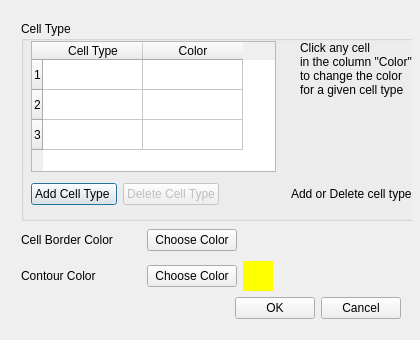
<ui version="4.0" >
 <class>CellTypeColorDialog</class>
 <widget class="QDialog" name="CellTypeColorDialog" >
  <property name="enabled" >
   <bool>true</bool>
  </property>
  <property name="geometry" >
   <rect>
    <x>0</x>
    <y>0</y>
    <width>420</width>
    <height>340</height>
   </rect>
  </property>
  <property name="sizePolicy" >
   <sizepolicy vsizetype="Fixed" hsizetype="Fixed" >
    <horstretch>0</horstretch>
    <verstretch>0</verstretch>
   </sizepolicy>
  </property>
  <property name="minimumSize" >
   <size>
    <width>420</width>
    <height>340</height>
   </size>
  </property>
  <property name="maximumSize" >
   <size>
    <width>420</width>
    <height>340</height>
   </size>
  </property>
  <property name="windowTitle" >
   <string>Current color assignments</string>
  </property>
  <widget class="QWidget" name="verticalLayout" >
   <property name="geometry" >
    <rect>
     <x>10</x>
     <y>10</y>
     <width>402</width>
     <height>320</height>
    </rect>
   </property>
   <layout class="QVBoxLayout" >
    <item>
     <widget class="QGroupBox" name="groupBox" >
      <property name="sizePolicy" >
       <sizepolicy vsizetype="Expanding" hsizetype="Preferred" >
        <horstretch>0</horstretch>
        <verstretch>0</verstretch>
       </sizepolicy>
      </property>
      <property name="minimumSize" >
       <size>
        <width>400</width>
        <height>200</height>
       </size>
      </property>
      <property name="baseSize" >
       <size>
        <width>470</width>
        <height>200</height>
       </size>
      </property>
      <property name="title" >
       <string>Cell Type</string>
      </property>
      <widget class="QWidget" name="layoutWidget_2" >
       <property name="geometry" >
        <rect>
         <x>10</x>
         <y>20</y>
         <width>381</width>
         <height>131</height>
        </rect>
       </property>
       <layout class="QHBoxLayout" >
        <property name="spacing" >
         <number>6</number>
        </property>
        <property name="leftMargin" >
         <number>0</number>
        </property>
        <property name="topMargin" >
         <number>0</number>
        </property>
        <property name="rightMargin" >
         <number>0</number>
        </property>
        <property name="bottomMargin" >
         <number>0</number>
        </property>
        <item>
         <widget class="QTableWidget" name="typeColorTable" >
          <property name="minimumSize" >
           <size>
            <width>245</width>
            <height>0</height>
           </size>
          </property>
          <property name="rowCount" >
           <number>3</number>
          </property>
          <property name="columnCount" >
           <number>2</number>
          </property>
          <row/>
          <row/>
          <row/>
          <column>
           <property name="text" >
            <string>Cell Type</string>
           </property>
          </column>
          <column>
           <property name="text" >
            <string>Color</string>
           </property>
          </column>
         </widget>
        </item>
        <item>
         <spacer>
          <property name="orientation" >
           <enum>Qt::Horizontal</enum>
          </property>
          <property name="sizeHint" >
           <size>
            <width>40</width>
            <height>20</height>
           </size>
          </property>
         </spacer>
        </item>
        <item>
         <widget class="QLabel" name="textLabel1" >
          <property name="text" >
           <string>Click any cell 
in the column "Color" 
to change the color
for a given cell type</string>
          </property>
          <property name="alignment" >
           <set>Qt::AlignLeading|Qt::AlignLeft|Qt::AlignTop</set>
          </property>
         </widget>
        </item>
       </layout>
      </widget>
      <widget class="QWidget" name="layoutWidget_3" >
       <property name="geometry" >
        <rect>
         <x>10</x>
         <y>150</y>
         <width>381</width>
         <height>41</height>
        </rect>
       </property>
       <layout class="QVBoxLayout" >
        <property name="spacing" >
         <number>6</number>
        </property>
        <property name="leftMargin" >
         <number>0</number>
        </property>
        <property name="topMargin" >
         <number>0</number>
        </property>
        <property name="rightMargin" >
         <number>0</number>
        </property>
        <property name="bottomMargin" >
         <number>0</number>
        </property>
        <item>
         <layout class="QHBoxLayout" >
          <property name="spacing" >
           <number>6</number>
          </property>
          <property name="leftMargin" >
           <number>0</number>
          </property>
          <property name="topMargin" >
           <number>5</number>
          </property>
          <property name="rightMargin" >
           <number>0</number>
          </property>
          <property name="bottomMargin" >
           <number>0</number>
          </property>
          <item>
           <widget class="QPushButton" name="newCellTypeButton" >
            <property name="text" >
             <string>Add Cell Type </string>
            </property>
           </widget>
          </item>
          <item>
           <widget class="QPushButton" name="deleteCellTypeButton" >
            <property name="enabled" >
             <bool>false</bool>
            </property>
            <property name="text" >
             <string>Delete Cell Type</string>
            </property>
           </widget>
          </item>
          <item>
           <spacer>
            <property name="orientation" >
             <enum>Qt::Horizontal</enum>
            </property>
            <property name="sizeHint" >
             <size>
              <width>40</width>
              <height>20</height>
             </size>
            </property>
           </spacer>
          </item>
          <item>
           <widget class="QLabel" name="textLabel1_3" >
            <property name="text" >
             <string>Add or Delete cell type</string>
            </property>
           </widget>
          </item>
         </layout>
        </item>
       </layout>
      </widget>
     </widget>
    </item>
    <item>
     <layout class="QHBoxLayout" >
      <item>
       <layout class="QGridLayout" >
        <property name="rightMargin" >
         <number>7</number>
        </property>
        <item row="0" column="0" >
         <widget class="QLabel" name="textLabel1_2" >
          <property name="minimumSize" >
           <size>
            <width>120</width>
            <height>30</height>
           </size>
          </property>
          <property name="maximumSize" >
           <size>
            <width>120</width>
            <height>16777215</height>
           </size>
          </property>
          <property name="text" >
           <string>Cell Border Color</string>
          </property>
         </widget>
        </item>
        <item row="1" column="0" >
         <widget class="QLabel" name="textLabel1_2_2" >
          <property name="text" >
           <string>Contour Color</string>
          </property>
         </widget>
        </item>
        <item row="0" column="1" >
         <widget class="QPushButton" name="borderColorButton" >
          <property name="minimumSize" >
           <size>
            <width>90</width>
            <height>0</height>
           </size>
          </property>
          <property name="maximumSize" >
           <size>
            <width>90</width>
            <height>16777215</height>
           </size>
          </property>
          <property name="text" >
           <string>Choose Color</string>
          </property>
         </widget>
        </item>
        <item row="1" column="1" >
         <widget class="QPushButton" name="contourColorButton" >
          <property name="minimumSize" >
           <size>
            <width>90</width>
            <height>0</height>
           </size>
          </property>
          <property name="text" >
           <string>Choose Color</string>
          </property>
         </widget>
        </item>
        <item row="0" column="2" >
         <widget class="QLabel" name="borderColorLabel" >
          <property name="sizePolicy" >
           <sizepolicy vsizetype="Fixed" hsizetype="Fixed" >
            <horstretch>0</horstretch>
            <verstretch>0</verstretch>
           </sizepolicy>
          </property>
          <property name="minimumSize" >
           <size>
            <width>30</width>
            <height>30</height>
           </size>
          </property>
          <property name="maximumSize" >
           <size>
            <width>30</width>
            <height>30</height>
           </size>
          </property>
          <property name="baseSize" >
           <size>
            <width>30</width>
            <height>30</height>
           </size>
          </property>
          <property name="autoFillBackground" >
           <bool>true</bool>
          </property>
          <property name="text" >
           <string/>
          </property>
         </widget>
        </item>
        <item row="1" column="2" >
         <widget class="QLabel" name="contourColorLabel" >
          <property name="sizePolicy" >
           <sizepolicy vsizetype="Fixed" hsizetype="Fixed" >
            <horstretch>0</horstretch>
            <verstretch>0</verstretch>
           </sizepolicy>
          </property>
          <property name="minimumSize" >
           <size>
            <width>30</width>
            <height>30</height>
           </size>
          </property>
          <property name="baseSize" >
           <size>
            <width>30</width>
            <height>30</height>
           </size>
          </property>
          <property name="palette" >
           <palette>
            <active>
             <colorrole role="WindowText" >
              <brush brushstyle="SolidPattern" >
               <color alpha="255" >
                <red>0</red>
                <green>0</green>
                <blue>0</blue>
               </color>
              </brush>
             </colorrole>
             <colorrole role="Button" >
              <brush brushstyle="SolidPattern" >
               <color alpha="255" >
                <red>255</red>
                <green>255</green>
                <blue>0</blue>
               </color>
              </brush>
             </colorrole>
             <colorrole role="Light" >
              <brush brushstyle="SolidPattern" >
               <color alpha="255" >
                <red>255</red>
                <green>255</green>
                <blue>127</blue>
               </color>
              </brush>
             </colorrole>
             <colorrole role="Midlight" >
              <brush brushstyle="SolidPattern" >
               <color alpha="255" >
                <red>255</red>
                <green>255</green>
                <blue>63</blue>
               </color>
              </brush>
             </colorrole>
             <colorrole role="Dark" >
              <brush brushstyle="SolidPattern" >
               <color alpha="255" >
                <red>127</red>
                <green>127</green>
                <blue>0</blue>
               </color>
              </brush>
             </colorrole>
             <colorrole role="Mid" >
              <brush brushstyle="SolidPattern" >
               <color alpha="255" >
                <red>170</red>
                <green>170</green>
                <blue>0</blue>
               </color>
              </brush>
             </colorrole>
             <colorrole role="Text" >
              <brush brushstyle="SolidPattern" >
               <color alpha="255" >
                <red>0</red>
                <green>0</green>
                <blue>0</blue>
               </color>
              </brush>
             </colorrole>
             <colorrole role="BrightText" >
              <brush brushstyle="SolidPattern" >
               <color alpha="255" >
                <red>255</red>
                <green>255</green>
                <blue>255</blue>
               </color>
              </brush>
             </colorrole>
             <colorrole role="ButtonText" >
              <brush brushstyle="SolidPattern" >
               <color alpha="255" >
                <red>0</red>
                <green>0</green>
                <blue>0</blue>
               </color>
              </brush>
             </colorrole>
             <colorrole role="Base" >
              <brush brushstyle="SolidPattern" >
               <color alpha="255" >
                <red>255</red>
                <green>255</green>
                <blue>255</blue>
               </color>
              </brush>
             </colorrole>
             <colorrole role="Window" >
              <brush brushstyle="SolidPattern" >
               <color alpha="255" >
                <red>255</red>
                <green>255</green>
                <blue>0</blue>
               </color>
              </brush>
             </colorrole>
             <colorrole role="Shadow" >
              <brush brushstyle="SolidPattern" >
               <color alpha="255" >
                <red>0</red>
                <green>0</green>
                <blue>0</blue>
               </color>
              </brush>
             </colorrole>
             <colorrole role="Highlight" >
              <brush brushstyle="SolidPattern" >
               <color alpha="255" >
                <red>103</red>
                <green>141</green>
                <blue>178</blue>
               </color>
              </brush>
             </colorrole>
             <colorrole role="HighlightedText" >
              <brush brushstyle="SolidPattern" >
               <color alpha="255" >
                <red>255</red>
                <green>255</green>
                <blue>255</blue>
               </color>
              </brush>
             </colorrole>
             <colorrole role="Link" >
              <brush brushstyle="SolidPattern" >
               <color alpha="255" >
                <red>0</red>
                <green>0</green>
                <blue>238</blue>
               </color>
              </brush>
             </colorrole>
             <colorrole role="LinkVisited" >
              <brush brushstyle="SolidPattern" >
               <color alpha="255" >
                <red>82</red>
                <green>24</green>
                <blue>139</blue>
               </color>
              </brush>
             </colorrole>
             <colorrole role="AlternateBase" >
              <brush brushstyle="SolidPattern" >
               <color alpha="255" >
                <red>255</red>
                <green>255</green>
                <blue>63</blue>
               </color>
              </brush>
             </colorrole>
            </active>
            <inactive>
             <colorrole role="WindowText" >
              <brush brushstyle="SolidPattern" >
               <color alpha="255" >
                <red>0</red>
                <green>0</green>
                <blue>0</blue>
               </color>
              </brush>
             </colorrole>
             <colorrole role="Button" >
              <brush brushstyle="SolidPattern" >
               <color alpha="255" >
                <red>255</red>
                <green>255</green>
                <blue>0</blue>
               </color>
              </brush>
             </colorrole>
             <colorrole role="Light" >
              <brush brushstyle="SolidPattern" >
               <color alpha="255" >
                <red>255</red>
                <green>255</green>
                <blue>127</blue>
               </color>
              </brush>
             </colorrole>
             <colorrole role="Midlight" >
              <brush brushstyle="SolidPattern" >
               <color alpha="255" >
                <red>255</red>
                <green>255</green>
                <blue>63</blue>
               </color>
              </brush>
             </colorrole>
             <colorrole role="Dark" >
              <brush brushstyle="SolidPattern" >
               <color alpha="255" >
                <red>127</red>
                <green>127</green>
                <blue>0</blue>
               </color>
              </brush>
             </colorrole>
             <colorrole role="Mid" >
              <brush brushstyle="SolidPattern" >
               <color alpha="255" >
                <red>170</red>
                <green>170</green>
                <blue>0</blue>
               </color>
              </brush>
             </colorrole>
             <colorrole role="Text" >
              <brush brushstyle="SolidPattern" >
               <color alpha="255" >
                <red>0</red>
                <green>0</green>
                <blue>0</blue>
               </color>
              </brush>
             </colorrole>
             <colorrole role="BrightText" >
              <brush brushstyle="SolidPattern" >
               <color alpha="255" >
                <red>255</red>
                <green>255</green>
                <blue>255</blue>
               </color>
              </brush>
             </colorrole>
             <colorrole role="ButtonText" >
              <brush brushstyle="SolidPattern" >
               <color alpha="255" >
                <red>0</red>
                <green>0</green>
                <blue>0</blue>
               </color>
              </brush>
             </colorrole>
             <colorrole role="Base" >
              <brush brushstyle="SolidPattern" >
               <color alpha="255" >
                <red>255</red>
                <green>255</green>
                <blue>255</blue>
               </color>
              </brush>
             </colorrole>
             <colorrole role="Window" >
              <brush brushstyle="SolidPattern" >
               <color alpha="255" >
                <red>255</red>
                <green>255</green>
                <blue>0</blue>
               </color>
              </brush>
             </colorrole>
             <colorrole role="Shadow" >
              <brush brushstyle="SolidPattern" >
               <color alpha="255" >
                <red>0</red>
                <green>0</green>
                <blue>0</blue>
               </color>
              </brush>
             </colorrole>
             <colorrole role="Highlight" >
              <brush brushstyle="SolidPattern" >
               <color alpha="255" >
                <red>103</red>
                <green>141</green>
                <blue>178</blue>
               </color>
              </brush>
             </colorrole>
             <colorrole role="HighlightedText" >
              <brush brushstyle="SolidPattern" >
               <color alpha="255" >
                <red>255</red>
                <green>255</green>
                <blue>255</blue>
               </color>
              </brush>
             </colorrole>
             <colorrole role="Link" >
              <brush brushstyle="SolidPattern" >
               <color alpha="255" >
                <red>0</red>
                <green>0</green>
                <blue>238</blue>
               </color>
              </brush>
             </colorrole>
             <colorrole role="LinkVisited" >
              <brush brushstyle="SolidPattern" >
               <color alpha="255" >
                <red>82</red>
                <green>24</green>
                <blue>139</blue>
               </color>
              </brush>
             </colorrole>
             <colorrole role="AlternateBase" >
              <brush brushstyle="SolidPattern" >
               <color alpha="255" >
                <red>255</red>
                <green>255</green>
                <blue>63</blue>
               </color>
              </brush>
             </colorrole>
            </inactive>
            <disabled>
             <colorrole role="WindowText" >
              <brush brushstyle="SolidPattern" >
               <color alpha="255" >
                <red>127</red>
                <green>127</green>
                <blue>0</blue>
               </color>
              </brush>
             </colorrole>
             <colorrole role="Button" >
              <brush brushstyle="SolidPattern" >
               <color alpha="255" >
                <red>255</red>
                <green>255</green>
                <blue>0</blue>
               </color>
              </brush>
             </colorrole>
             <colorrole role="Light" >
              <brush brushstyle="SolidPattern" >
               <color alpha="255" >
                <red>255</red>
                <green>255</green>
                <blue>127</blue>
               </color>
              </brush>
             </colorrole>
             <colorrole role="Midlight" >
              <brush brushstyle="SolidPattern" >
               <color alpha="255" >
                <red>255</red>
                <green>255</green>
                <blue>63</blue>
               </color>
              </brush>
             </colorrole>
             <colorrole role="Dark" >
              <brush brushstyle="SolidPattern" >
               <color alpha="255" >
                <red>127</red>
                <green>127</green>
                <blue>0</blue>
               </color>
              </brush>
             </colorrole>
             <colorrole role="Mid" >
              <brush brushstyle="SolidPattern" >
               <color alpha="255" >
                <red>170</red>
                <green>170</green>
                <blue>0</blue>
               </color>
              </brush>
             </colorrole>
             <colorrole role="Text" >
              <brush brushstyle="SolidPattern" >
               <color alpha="255" >
                <red>127</red>
                <green>127</green>
                <blue>0</blue>
               </color>
              </brush>
             </colorrole>
             <colorrole role="BrightText" >
              <brush brushstyle="SolidPattern" >
               <color alpha="255" >
                <red>255</red>
                <green>255</green>
                <blue>255</blue>
               </color>
              </brush>
             </colorrole>
             <colorrole role="ButtonText" >
              <brush brushstyle="SolidPattern" >
               <color alpha="255" >
                <red>127</red>
                <green>127</green>
                <blue>0</blue>
               </color>
              </brush>
             </colorrole>
             <colorrole role="Base" >
              <brush brushstyle="SolidPattern" >
               <color alpha="255" >
                <red>255</red>
                <green>255</green>
                <blue>0</blue>
               </color>
              </brush>
             </colorrole>
             <colorrole role="Window" >
              <brush brushstyle="SolidPattern" >
               <color alpha="255" >
                <red>255</red>
                <green>255</green>
                <blue>0</blue>
               </color>
              </brush>
             </colorrole>
             <colorrole role="Shadow" >
              <brush brushstyle="SolidPattern" >
               <color alpha="255" >
                <red>0</red>
                <green>0</green>
                <blue>0</blue>
               </color>
              </brush>
             </colorrole>
             <colorrole role="Highlight" >
              <brush brushstyle="SolidPattern" >
               <color alpha="255" >
                <red>86</red>
                <green>117</green>
                <blue>148</blue>
               </color>
              </brush>
             </colorrole>
             <colorrole role="HighlightedText" >
              <brush brushstyle="SolidPattern" >
               <color alpha="255" >
                <red>255</red>
                <green>255</green>
                <blue>255</blue>
               </color>
              </brush>
             </colorrole>
             <colorrole role="Link" >
              <brush brushstyle="SolidPattern" >
               <color alpha="255" >
                <red>0</red>
                <green>0</green>
                <blue>238</blue>
               </color>
              </brush>
             </colorrole>
             <colorrole role="LinkVisited" >
              <brush brushstyle="SolidPattern" >
               <color alpha="255" >
                <red>82</red>
                <green>24</green>
                <blue>139</blue>
               </color>
              </brush>
             </colorrole>
             <colorrole role="AlternateBase" >
              <brush brushstyle="SolidPattern" >
               <color alpha="255" >
                <red>255</red>
                <green>255</green>
                <blue>63</blue>
               </color>
              </brush>
             </colorrole>
            </disabled>
           </palette>
          </property>
          <property name="autoFillBackground" >
           <bool>true</bool>
          </property>
          <property name="text" >
           <string/>
          </property>
         </widget>
        </item>
       </layout>
      </item>
      <item>
       <spacer>
        <property name="orientation" >
         <enum>Qt::Horizontal</enum>
        </property>
        <property name="sizeType" >
         <enum>QSizePolicy::Expanding</enum>
        </property>
        <property name="sizeHint" >
         <size>
          <width>165</width>
          <height>20</height>
         </size>
        </property>
       </spacer>
      </item>
     </layout>
    </item>
    <item>
     <layout class="QHBoxLayout" >
      <item>
       <spacer>
        <property name="orientation" >
         <enum>Qt::Horizontal</enum>
        </property>
        <property name="sizeHint" >
         <size>
          <width>40</width>
          <height>20</height>
         </size>
        </property>
       </spacer>
      </item>
      <item>
       <widget class="QPushButton" name="okButton" >
        <property name="text" >
         <string>OK</string>
        </property>
       </widget>
      </item>
      <item>
       <widget class="QPushButton" name="cancelButton" >
        <property name="text" >
         <string>Cancel</string>
        </property>
       </widget>
      </item>
     </layout>
    </item>
   </layout>
  </widget>
 </widget>
 <layoutdefault spacing="6" margin="11" />
 <pixmapfunction>qPixmapFromMimeSource</pixmapfunction>
 <resources/>
 <connections>
  <connection>
   <sender>okButton</sender>
   <signal>clicked()</signal>
   <receiver>CellTypeColorDialog</receiver>
   <slot>accept()</slot>
   <hints>
    <hint type="sourcelabel" >
     <x>343</x>
     <y>304</y>
    </hint>
    <hint type="destinationlabel" >
     <x>239</x>
     <y>164</y>
    </hint>
   </hints>
  </connection>
  <connection>
   <sender>cancelButton</sender>
   <signal>clicked()</signal>
   <receiver>CellTypeColorDialog</receiver>
   <slot>reject()</slot>
   <hints>
    <hint type="sourcelabel" >
     <x>429</x>
     <y>304</y>
    </hint>
    <hint type="destinationlabel" >
     <x>239</x>
     <y>164</y>
    </hint>
   </hints>
  </connection>
 </connections>
</ui>
